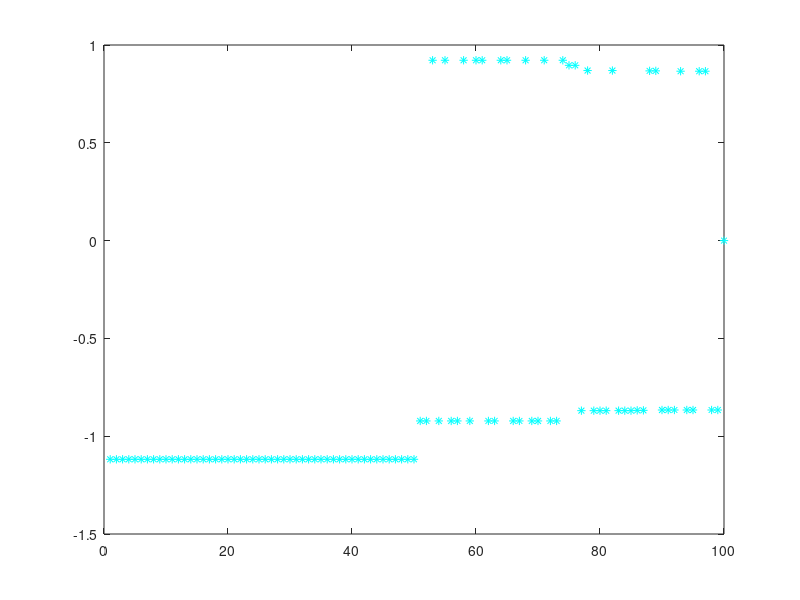

The MATLAB script that drew this image:

format long;

%kreiranje bidijagonalne matrice
n = 100;
value = 1/2;
A = diag(value *ones(1,n)) + diag(ones(1,n-1),1);

%računanje QRa
[Q,R, P] = qr(A);

%računanje svd-a
[U,S,V] = svd(A);

x = transpose(1:1:100);
b = A * x;
x_solution =   inv(transpose(P)) * inv(R) * inv(Q) * b(1:n);
%ovo izgleda okej osim prvih par lol al kak da izbjegnem ove inverze
%opcenito??;

%rješavanje problema najmanjih kvadrata koristeći potpuno ortogonalnu
%dekompoziciju
plot(diag(R),'c*'); %samo zadnji element je jako mali!!;
r = rank(A);  %A je 100 x 100, rank je 99

[Z, L] = qr(R(1:99, :)');
%size(L) je 100 x 99, a želim da bude 99 x 99
%Z je 100 x 100
L = transpose(L(1:99,:)); %transpose jer je donje trokutasta
S = P * Z;

tmp1 = transpose(Q(:,1:r)) * b;

opts.LT=true;
tmp2 = linsolve(L,tmp1,opts);

%opts.LT=false;
%pom = L\v;

tmp2(100,1) = 0; %to je onaj zadnji kojeg stavljam na 0 eksplicitno;
x_final_solution = S * tmp2; %na kraju množim sve sa S


%usporedba s MNK punog ranga
[Q_fullrank, R_fullrank] = qr (A,0);
opts.UT = true 
x_solution_full_rank = linsolve(R_fullrank, transpose(Q_fullrank) * b);
opts.UT = false
%sad gledam matrice R, njihove uvjetovanosti


cond(R,2); %9.777787936967692e+18
cond(R); %2.535025025309796e+30
%velike razlike u uvjetovanosti

%uvjetovanosti krnjih verzija matrica
cond(R(1:99,1:99),2); %2.996715084073926
cond(R_fullrank(1:99,1:99),2); %1.267509718450060e+30
%ovdje je najveća razlika prakticki

norm(A*x_final_solution-b,2); %3.719689206972206e-13
norm(A*x_solution_full_rank-b,2); %0 
%nema velikih razlika u greškama




